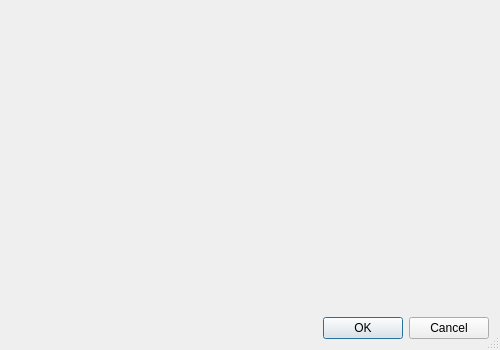
<?xml version="1.0" encoding="UTF-8"?>
<ui version="4.0">
 <class>E5ErrorMessageFilterDialog</class>
 <widget class="QDialog" name="E5ErrorMessageFilterDialog">
  <property name="geometry">
   <rect>
    <x>0</x>
    <y>0</y>
    <width>500</width>
    <height>350</height>
   </rect>
  </property>
  <property name="windowTitle">
   <string>Error Messages Filter</string>
  </property>
  <property name="sizeGripEnabled">
   <bool>true</bool>
  </property>
  <layout class="QVBoxLayout" name="verticalLayout">
   <item>
    <widget class="E5StringListEditWidget" name="filtersEditWidget" native="true"/>
   </item>
   <item>
    <widget class="QDialogButtonBox" name="buttonBox">
     <property name="orientation">
      <enum>Qt::Horizontal</enum>
     </property>
     <property name="standardButtons">
      <set>QDialogButtonBox::Cancel|QDialogButtonBox::Ok</set>
     </property>
    </widget>
   </item>
  </layout>
 </widget>
 <customwidgets>
  <customwidget>
   <class>E5StringListEditWidget</class>
   <extends>QWidget</extends>
   <header>E5Gui/E5StringListEditWidget.h</header>
   <container>1</container>
  </customwidget>
 </customwidgets>
 <tabstops>
  <tabstop>buttonBox</tabstop>
 </tabstops>
 <resources/>
 <connections>
  <connection>
   <sender>buttonBox</sender>
   <signal>accepted()</signal>
   <receiver>E5ErrorMessageFilterDialog</receiver>
   <slot>accept()</slot>
   <hints>
    <hint type="sourcelabel">
     <x>227</x>
     <y>329</y>
    </hint>
    <hint type="destinationlabel">
     <x>157</x>
     <y>274</y>
    </hint>
   </hints>
  </connection>
  <connection>
   <sender>buttonBox</sender>
   <signal>rejected()</signal>
   <receiver>E5ErrorMessageFilterDialog</receiver>
   <slot>reject()</slot>
   <hints>
    <hint type="sourcelabel">
     <x>295</x>
     <y>335</y>
    </hint>
    <hint type="destinationlabel">
     <x>286</x>
     <y>274</y>
    </hint>
   </hints>
  </connection>
 </connections>
</ui>
